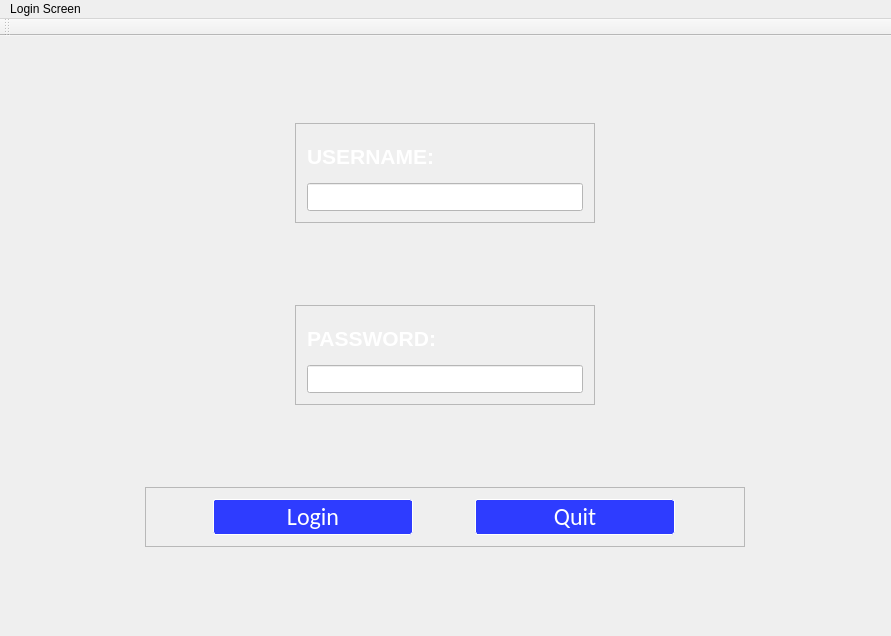
<?xml version="1.0" encoding="UTF-8"?>
<ui version="4.0">
 <class>LoginScreenClass</class>
 <widget class="QMainWindow" name="LoginScreenClass">
  <property name="geometry">
   <rect>
    <x>0</x>
    <y>0</y>
    <width>891</width>
    <height>636</height>
   </rect>
  </property>
  <property name="windowTitle">
   <string>LoginScreen</string>
  </property>
  <property name="styleSheet">
   <string notr="true">QMainWindow {
	background-image: url(:/LoginScreen/background-login-screen.jpg);
}
</string>
  </property>
  <widget class="QWidget" name="centralWidget">
   <property name="styleSheet">
    <string notr="true"/>
   </property>
   <layout class="QVBoxLayout" name="verticalLayout">
    <item alignment="Qt::AlignHCenter">
     <widget class="QFrame" name="frame">
      <property name="minimumSize">
       <size>
        <width>300</width>
        <height>0</height>
       </size>
      </property>
      <property name="maximumSize">
       <size>
        <width>16777215</width>
        <height>100</height>
       </size>
      </property>
      <property name="font">
       <font>
        <kerning>true</kerning>
       </font>
      </property>
      <property name="styleSheet">
       <string notr="true"/>
      </property>
      <property name="frameShape">
       <enum>QFrame::StyledPanel</enum>
      </property>
      <property name="frameShadow">
       <enum>QFrame::Raised</enum>
      </property>
      <layout class="QVBoxLayout" name="verticalLayout_2">
       <item>
        <widget class="QLabel" name="label">
         <property name="maximumSize">
          <size>
           <width>200</width>
           <height>50</height>
          </size>
         </property>
         <property name="font">
          <font>
           <pointsize>16</pointsize>
           <bold>true</bold>
           <kerning>true</kerning>
          </font>
         </property>
         <property name="styleSheet">
          <string notr="true">QLabel {
    color: white;
    background-color: transparent;
}</string>
         </property>
         <property name="text">
          <string>USERNAME:</string>
         </property>
        </widget>
       </item>
       <item>
        <widget class="QLineEdit" name="lineEdit_Username">
         <property name="styleSheet">
          <string notr="true">QLineEdit{
padding: 5px;
	background-color: rgb(255, 255, 255);
}</string>
         </property>
        </widget>
       </item>
      </layout>
     </widget>
    </item>
    <item alignment="Qt::AlignHCenter">
     <widget class="QFrame" name="frame_2">
      <property name="minimumSize">
       <size>
        <width>300</width>
        <height>0</height>
       </size>
      </property>
      <property name="maximumSize">
       <size>
        <width>16777215</width>
        <height>100</height>
       </size>
      </property>
      <property name="styleSheet">
       <string notr="true"/>
      </property>
      <property name="frameShape">
       <enum>QFrame::StyledPanel</enum>
      </property>
      <property name="frameShadow">
       <enum>QFrame::Raised</enum>
      </property>
      <layout class="QVBoxLayout" name="verticalLayout_3">
       <item>
        <widget class="QLabel" name="label_2">
         <property name="maximumSize">
          <size>
           <width>200</width>
           <height>50</height>
          </size>
         </property>
         <property name="font">
          <font>
           <pointsize>16</pointsize>
           <bold>true</bold>
          </font>
         </property>
         <property name="styleSheet">
          <string notr="true">QLabel {
   color: white; 
    background-color: transparent;
}</string>
         </property>
         <property name="text">
          <string>PASSWORD:</string>
         </property>
        </widget>
       </item>
       <item>
        <widget class="QLineEdit" name="lineEdit_Password">
         <property name="styleSheet">
          <string notr="true">QLineEdit{
padding: 5px;
	background-color: rgb(255, 255, 255);
}</string>
         </property>
         <property name="echoMode">
          <enum>QLineEdit::Password</enum>
         </property>
        </widget>
       </item>
      </layout>
     </widget>
    </item>
    <item alignment="Qt::AlignHCenter">
     <widget class="QFrame" name="frame_3">
      <property name="minimumSize">
       <size>
        <width>600</width>
        <height>50</height>
       </size>
      </property>
      <property name="maximumSize">
       <size>
        <width>700</width>
        <height>60</height>
       </size>
      </property>
      <property name="styleSheet">
       <string notr="true"/>
      </property>
      <property name="frameShape">
       <enum>QFrame::StyledPanel</enum>
      </property>
      <property name="frameShadow">
       <enum>QFrame::Raised</enum>
      </property>
      <layout class="QHBoxLayout" name="horizontalLayout">
       <item>
        <widget class="QPushButton" name="pushButton_Login">
         <property name="minimumSize">
          <size>
           <width>0</width>
           <height>0</height>
          </size>
         </property>
         <property name="maximumSize">
          <size>
           <width>200</width>
           <height>40</height>
          </size>
         </property>
         <property name="font">
          <font>
           <family>Calibri</family>
           <pointsize>18</pointsize>
           <bold>false</bold>
          </font>
         </property>
         <property name="styleSheet">
          <string notr="true">QPushButton{
border-radius: 3px;
background: rgb(46, 60, 255);
color: white;
border: 1px solid white;
}
QPushButton:hover{
background: rgba(46, 60, 255, 200);
border: 1px solid white;
}
QPushButton:pressed{
background: rgba(46, 60, 255, 200);
border: 1px solid white;
}</string>
         </property>
         <property name="text">
          <string>Login</string>
         </property>
        </widget>
       </item>
       <item>
        <widget class="QPushButton" name="pushButton_Quit">
         <property name="maximumSize">
          <size>
           <width>200</width>
           <height>40</height>
          </size>
         </property>
         <property name="font">
          <font>
           <family>Calibri</family>
           <pointsize>18</pointsize>
           <bold>false</bold>
          </font>
         </property>
         <property name="styleSheet">
          <string notr="true">QPushButton{
border-radius: 3px;
background: rgb(46, 60, 255);
color: white;
border: 1px solid white;
}
QPushButton:hover{
background: rgba(46, 60, 255, 200);
border: 1px solid white;
}
QPushButton:pressed{
background: rgba(46, 60, 255, 200);
border: 1px solid white;
}</string>
         </property>
         <property name="text">
          <string>Quit</string>
         </property>
        </widget>
       </item>
      </layout>
     </widget>
    </item>
   </layout>
  </widget>
  <widget class="QToolBar" name="mainToolBar">
   <attribute name="toolBarArea">
    <enum>TopToolBarArea</enum>
   </attribute>
   <attribute name="toolBarBreak">
    <bool>false</bool>
   </attribute>
  </widget>
  <widget class="QMenuBar" name="menuBar">
   <property name="geometry">
    <rect>
     <x>0</x>
     <y>0</y>
     <width>891</width>
     <height>22</height>
    </rect>
   </property>
   <widget class="QMenu" name="menuLogin_Screen">
    <property name="title">
     <string>Login Screen</string>
    </property>
   </widget>
   <addaction name="menuLogin_Screen"/>
  </widget>
 </widget>
 <layoutdefault spacing="6" margin="11"/>
 <resources>
  <include location="LoginScreen.qrc"/>
 </resources>
 <connections/>
</ui>
